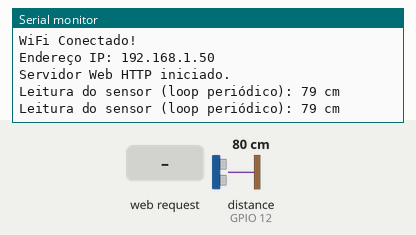
Recording of a program running on a simulated ESP32. On the bench: the last lines printed to the serial monitor. Wiring (inferred from the names in the program): ultrasonic range finder: trigger GPIO 4; echo GPIO 12. The inputs (shaded band) are chosen by the test bench; at power-on: distance to the obstacle (sensor on GPIO 12) 80 cm. The echo pulse lasts 58.3 µs per cm; WiFi joins after 1.5 s; servers stay silent unless stated.

Above: at 2.7 s.
2.8 s: HTTP request GET /sensor received
At 3.4 s:
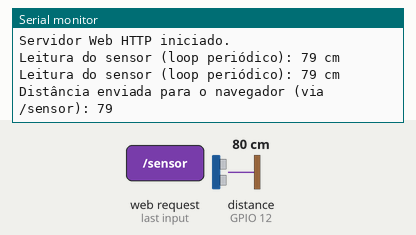
4.3 s: distance to the obstacle (sensor on GPIO 12) set to 2 cm
At 5.3 s:
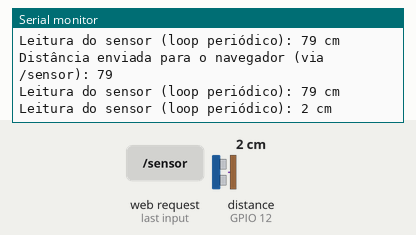
5.8 s: distance to the obstacle (sensor on GPIO 12) set to 4 cm
At 7.1 s:
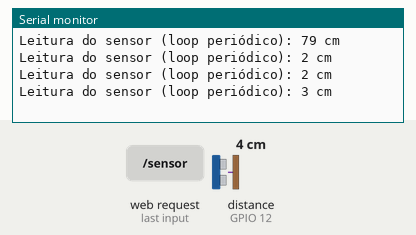
Timing chart, 0 to 8.8 s (numbered marks = the images above; inputs shaded):
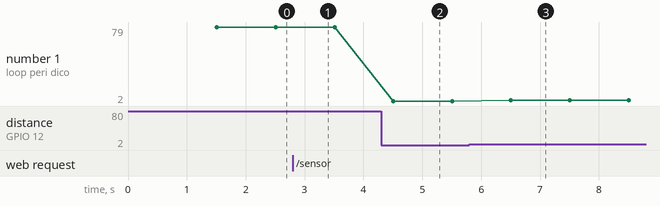

The program:

main.cpp
```cpp
/*  
  Rui Santos & Sara Santos - Random Nerd Tutorials (Base para o Web Server)
  Adaptado por Diogo Otero (Adição de sensor de distância e interface de dados)
  SEM ESPmDNS - Usando Raw String Literal para o HTML
*/
#include <Arduino.h>
#include <WiFi.h>
#include <WebServer.h>

// Substitua pelas suas credenciais de rede Wi-Fi
const char* ssid = "IEFP-Formacao";     // <<<<<<<<<<<<< Mude para o nome da sua rede WiFi
const char* password = ""; // <<<<<<<<<<<<< Mude para a senha da sua rede WiFi (deixe vazio "" se não tiver senha)

// --- Pinos GPIO para o Sensor Ultrassónico ---
const int TRIG_PIN = 4;         // Pino TRIG do sensor HC-SR04
const int ECHO_PIN = 12;         // Pino ECHO do sensor HC-SR04 (ATENÇÃO: DIVISOR DE TENSÃO NECESSÁRIO!)

// Variáveis para a leitura do sensor
long duration;   // Duração do pulso do sensor (microsegundos)
int distanceCm;  // Distância em centímetros
volatile int currentSensorValue = 0; // Armazenará a última leitura válida do sensor (volatile para acesso em diferentes contextos)

// Variáveis de controle de tempo para leituras do sensor
unsigned long previousMillisSensor = 0;
const long sensorReadInterval = 1000; // Intervalo de 1 segundo (1000 milissegundos) para leitura do sensor

// Create a web server object
WebServer server(80);

// --- Declarações de Funções ---
void handleRoot();
long readUltrasonicSensorCm(); // Função para ler o sensor
void handleSensorData();       // Função para enviar a leitura do sensor via HTTP (para o JavaScript)

// --- Funções de Manipuladores de Requisições HTTP ---

// Função para ler o sensor ultrassónico
long readUltrasonicSensorCm() {
  // Limpa o TRIG_PIN para garantir um estado LOW
  digitalWrite(TRIG_PIN, LOW);
  delayMicroseconds(2); // Pequeno atraso

  // Envia um pulso de 10us no TRIG_PIN para iniciar a medição
  digitalWrite(TRIG_PIN, HIGH);
  delayMicroseconds(10);
  digitalWrite(TRIG_PIN, LOW);

  // Lê a duração do pulso no ECHO_PIN (tempo que o som levou para ir e voltar)
  // pulseIn() retorna 0 se não houver pulso dentro do timeout (10000 microsegundos = 10ms)
  duration = pulseIn(ECHO_PIN, HIGH, 20000); // Aumentei o timeout para 20ms para maior alcance

  // Se o pulso não for recebido (duração 0) ou for muito alto (fora do alcance),
  // retorna um valor máximo ou um valor de erro.
  // O HC-SR04 geralmente tem um alcance útil de 2cm a 400cm.
  // Duração máxima para 400cm é aproximadamente 400 * 2 / 0.034 = 23529 microsegundos
  if (duration == 0 || duration > 23529) {
      return 400; // Retorna 400cm (fora de alcance)
  }

  // Calcula a distância: (duração do pulso em microssegundos * velocidade do som em cm/us) / 2 (ida e volta)
  // Velocidade do som no ar é aproximadamente 0.034 cm/us (ou 340 m/s)
  distanceCm = duration * 0.034 / 2;

  // Garante que a distância não seja menor que 2cm (limite mínimo do HC-SR04)
  if (distanceCm < 2) {
      return 2;
  }
  return distanceCm;
}

// Handler para servir a leitura ATUAL do sensor (usada pelo JavaScript)
void handleSensorData() {
  // Esta função apenas retorna o valor armazenado em 'currentSensorValue'.
  // A leitura real do sensor é feita periodicamente no loop principal para não bloquear o servidor.
  server.send(200, "text/plain", String(currentSensorValue)); // Envia a distância como texto
  Serial.print("Distância enviada para o navegador (via /sensor): ");
  Serial.println(currentSensorValue);
}

// Function to handle the root URL and show the current states
void handleRoot() {
  // Usando Raw String Literal para o HTML/CSS/JavaScript
  // O delimitador R"(...)" é o mais comum. Você pode usar R"minha_tag(...)"minha_tag"
  // se o conteúdo tiver " ou )
  const char* htmlContent = R"raw_html(
<!DOCTYPE html>
<html lang="en">
<head>
    <meta charset="UTF-8">
    <meta name="viewport" content="width=device-width, initial-scale=1.0">
    <title>Monitor de Distância - ESP32</title>
    <style>
        body { font-family: 'Segoe UI', Tahoma, Geneva, Verdana, sans-serif; margin: 20px; background-color: #f4f4f4; color: #333; text-align: center; }
        .container { background-color: #fff; margin: 40px auto; padding: 30px; border-radius: 10px; box-shadow: 0 4px 8px rgba(0, 0, 0, 0.1); max-width: 600px; }
        h1 { color: #2c3e50; margin-bottom: 30px; }
        .data-section { margin-bottom: 25px; padding: 15px; border: 1px solid #eee; border-radius: 8px; background-color: #fafafa; }
        .data-section h2 { color: #3498db; margin-top: 0; margin-bottom: 15px; font-size: 1.5em; }
        #lastReading { font-size: 3.5em; font-weight: bold; color: #e74c3c; margin: 10px 0; display: block; }
        .unit { font-size: 0.6em; color: #777; vertical-align: super; }
        .readings-list { list-style-type: none; padding: 0; margin-top: 15px; max-height: 150px; overflow-y: auto; border: 1px solid #ddd; border-radius: 5px; background-color: #fff; }
        .readings-list li { padding: 8px 15px; border-bottom: 1px dashed #eee; color: #555; font-size: 0.95em; display: flex; justify-content: space-between; align-items: center; }
        .readings-list li:last-child { border-bottom: none; }
        .timestamp { font-size: 0.8em; color: #999; }
        #averageReading { font-size: 2em; font-weight: bold; color: #27ae60; margin: 15px 0; display: block; }
        footer { margin-top: 50px; font-size: 0.8em; color: #999; }
    </style>
</head>
<body>
    <div class="container">
        <h1>Monitor de Distância</h1>

        <div class="data-section">
            <h2>Última Leitura</h2>
            <span id="lastReading">-- <span class="unit">cm</span></span>
        </div>

        <div class="data-section">
            <h2>Últimas 5 Leituras</h2>
            <ul id="recentReadings" class="readings-list">
                <li>Aguardando leituras...</li>
            </ul>
        </div>

        <div class="data-section">
            <h2>Média das Últimas 10 Leituras</h2>
            <span id="averageReading">-- <span class="unit">cm</span></span>
        </div>
    </div>

    <footer>Sensor Ultrassónico - Desenvolvido por Diogo Otero</footer>

    <script>
        const lastReadingSpan = document.getElementById('lastReading');
        const recentReadingsList = document.getElementById('recentReadings');
        const averageReadingSpan = document.getElementById('averageReading');
        const allReadings = [];
        const MAX_READINGS_FOR_AVERAGE = 10;
        const MAX_READINGS_FOR_DISPLAY = 5;

        async function fetchSensorData() {
            try {
                const response = await fetch('/sensor'); // Requisição ao ESP32
                const data = await response.text();
                const distance = parseFloat(data);
                if (!isNaN(distance)) {
                    const timestamp = new Date().toLocaleTimeString();
                    allReadings.push({ value: distance, time: timestamp });
                    if (allReadings.length > MAX_READINGS_FOR_AVERAGE) {
                        allReadings.shift();
                    }
                    lastReadingSpan.innerHTML = `${distance} <span class="unit">cm</span>`;
                    updateRecentReadingsDisplay();
                    updateAverageReadingDisplay();
                } else {
                    console.error("Dados inválidos do sensor recebidos:", data);
                    lastReadingSpan.innerHTML = "Erro! <span class=\"unit\">cm</span>";
                }
            } catch (error) {
                console.error("Erro ao buscar dados do sensor:", error);
                lastReadingSpan.innerHTML = "N/A <span class=\"unit\">cm</span>";
            }
        }

        function updateRecentReadingsDisplay() {
            recentReadingsList.innerHTML = '';
            const readingsToDisplay = allReadings.slice(-MAX_READINGS_FOR_DISPLAY).reverse();
            if (readingsToDisplay.length === 0) {
                recentReadingsList.innerHTML = '<li>Aguardando leituras...</li>';
                return;
            }
            readingsToDisplay.forEach(reading => {
                const listItem = document.createElement('li');
                listItem.innerHTML = `Distância: <strong>${reading.value} <span class="unit">cm</span></strong> <span class="timestamp">(${reading.time})</span>`;
                recentReadingsList.appendChild(listItem);
            });
        }

        function updateAverageReadingDisplay() {
            if (allReadings.length === 0) {
                averageReadingSpan.innerHTML = `-- <span class="unit">cm</span>`;
                return;
            }
            const sum = allReadings.reduce((total, reading) => total + reading.value, 0);
            const average = (sum / allReadings.length).toFixed(1);
            averageReadingSpan.innerHTML = `${average} <span class="unit">cm</span>`;
        }

        setInterval(fetchSensorData, 1000); // Atualiza a cada 1 segundo
        fetchSensorData();
    </script>
</body>
</html>
)raw_html"; // Fim do raw string literal, com a mesma tag 'raw_html'

  server.send(200, "text/html", htmlContent);
}

void setup() {
  Serial.begin(115200);
  Serial.println("\nIniciando ESP32 Web Server com Sensor de Distância...");

  // Configura os pinos do sensor ultrassónico
  pinMode(TRIG_PIN, OUTPUT);
  pinMode(ECHO_PIN, INPUT);

  // Conectar ao Wi-Fi
  WiFi.begin(ssid, password);
  Serial.print("Conectando ao WiFi");
  while (WiFi.status() != WL_CONNECTED) {
    delay(500);
    Serial.print(".");
  }
  Serial.println("\nWiFi Conectado!");
  Serial.print("Endereço IP: ");
  Serial.println(WiFi.localIP());

  // Set up the web server to handle different routes
  server.on("/", handleRoot);
  server.on("/sensor", HTTP_GET, handleSensorData); // Rota para o JavaScript buscar a leitura do sensor

  // Start the web server
  server.begin();
  Serial.println("Servidor Web HTTP iniciado.");
}

void loop() {
  server.handleClient(); // Essencial: processa todas as requisições HTTP pendentes

  // Lógica para ler o sensor periodicamente e armazenar o valor
  unsigned long currentMillis = millis();
  if (currentMillis - previousMillisSensor >= sensorReadInterval) {
    previousMillisSensor = currentMillis; // Atualiza o tempo da última execução
    currentSensorValue = readUltrasonicSensorCm(); // Realiza a leitura e armazena
    Serial.print("Leitura do sensor (loop periódico): ");
    Serial.print(currentSensorValue);
    Serial.println(" cm");
  }
}
```

Measured:
- after the input at 2.8 s, the serial monitor: prints a new line at once (image 1)
- after the input at 4.3 s, the serial monitor: prints a new line after 0.21 s (image 2)
- after the input at 5.8 s, the serial monitor: prints a new line after 0.71 s (image 3)
- plotted number 1: 79 → 2 after the input at 4.3 s, 2 → 3 after the input at 5.8 s
